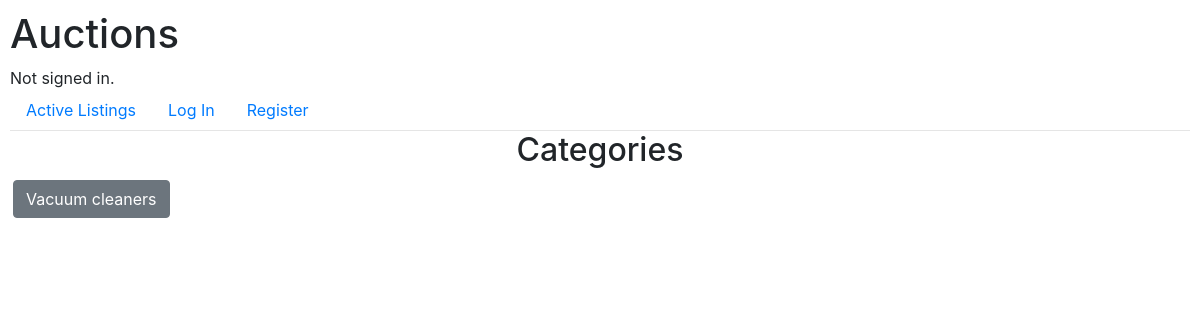
Page /categories/ on the earlier database version.
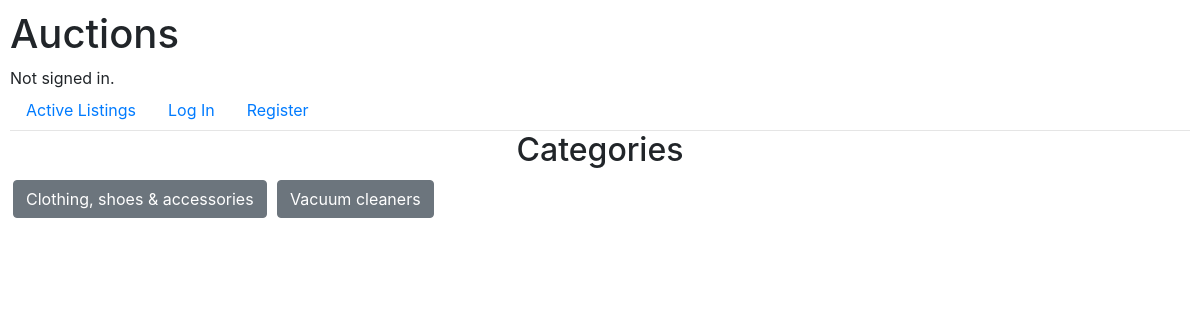
Same page on the later database version.
### auctions/models.py (models this page shows)
class AuctionListings(models.Model):
    title = models.CharField(max_length=100)
    description = models.CharField(max_length=5000)
    imgURL = models.CharField(max_length=5000)
    category = models.CharField(max_length=100)
    user = models.ForeignKey(User, on_delete=models.CASCADE)
    isActive = models.BooleanField(default=True)
    Watchlist = models.ManyToManyField(User, blank=True, related_name="watchlist")
    date = models.DateTimeField(default=timezone.now)

### auctions/views.py (the view)
# urls.py: path("categories/", views.categories, name="categories"),
def categories(request):
    categories = set()
    for auction in AuctionListings.objects.all():
        if auction.category != '':
            categories.add(auction.category)
    return render(request, "auctions/categories.html", {
        "categories": categories,
    })

### auctions/templates/auctions/categories.html (shortened to what this page needs)
{% extends "auctions/layout.html" %}
{% block body %}
<h2 class="text-center">Categories</h2>
    {% for category in categories %}
        <form action="{% url 'categoriesListings' category %}" method="post" class="form">
            <button type="submit" class="btn btn-secondary categoriesButton">{{ category }}</button>
        </form>
    {% empty %}
        <div>no category.</div>
    {% endfor %}
{% endblock %}

Differences in the rows shown:
added AuctionListings: categories "Clothing, shoes & accessories"
